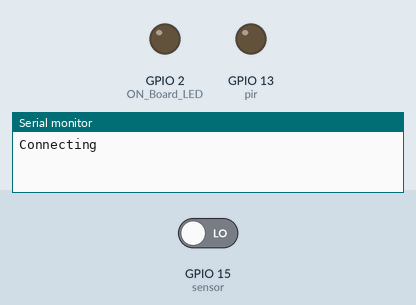
Simulated run of this sketch. Board: ESP32. Parts: output pins drawn as LEDs (lit = HIGH), the last lines printed to the serial monitor. Inputs (shaded band) come from the test bench; at power-on: GPIO 15 (sensor) LOW. WiFi joins after 1.5 s; servers stay silent unless stated; uploads are accepted with an empty reply; no MQTT or app messages arrive unless stated; the Firebase database answers and starts empty.

Above: at 0.1 s.
At 1.9 s:
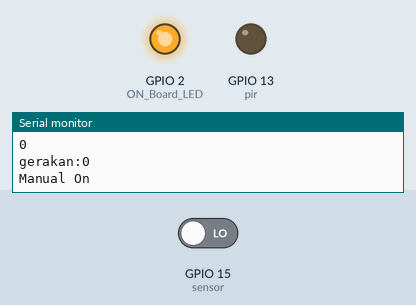
Timing chart, 0 to 3.4 s (numbered marks = the images above):
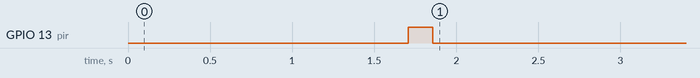

The sketch:

push_get_firebase.ino
```cpp
#include <WiFi.h>
#include <Firebase_ESP_Client.h>
#include <PubSubClient.h>
#include <HTTPClient.h>

//ID SpreadSheet
String GOOGLE_SCRIPT_ID = "******"; // Replace by your GAS service id

//updated 04.12.2019
const char * root_ca=\
"-----BEGIN CERTIFICATE-----\n" \
"MIIDujCCAqKgAwIBAgILBAAAAAABD4Ym5g0wDQYJKoZIhvcNAQEFBQAwTDEgMB4G\n" \
"A1UECxMXR2xvYmFsU2lnbiBSb290IENBIC0gUjIxEzARBgNVBAoTCkdsb2JhbFNp\n" \
"Z24xEzARBgNVBAMTCkdsb2JhbFNpZ24wHhcNMDYxMjE1MDgwMDAwWhcNMjExMjE1\n" \
"MDgwMDAwWjBMMSAwHgYDVQQLExdHbG9iYWxTaWduIFJvb3QgQ0EgLSBSMjETMBEG\n" \
"A1UEChMKR2xvYmFsU2lnbjETMBEGA1UEAxMKR2xvYmFsU2lnbjCCASIwDQYJKoZI\n" \
"hvcNAQEBBQADggEPADCCAQoCggEBAKbPJA6+Lm8omUVCxKs+IVSbC9N/hHD6ErPL\n" \
"v4dfxn+G07IwXNb9rfF73OX4YJYJkhD10FPe+3t+c4isUoh7SqbKSaZeqKeMWhG8\n" \
"eoLrvozps6yWJQeXSpkqBy+0Hne/ig+1AnwblrjFuTosvNYSuetZfeLQBoZfXklq\n" \
"tTleiDTsvHgMCJiEbKjNS7SgfQx5TfC4LcshytVsW33hoCmEofnTlEnLJGKRILzd\n" \
"C9XZzPnqJworc5HGnRusyMvo4KD0L5CLTfuwNhv2GXqF4G3yYROIXJ/gkwpRl4pa\n" \
"zq+r1feqCapgvdzZX99yqWATXgAByUr6P6TqBwMhAo6CygPCm48CAwEAAaOBnDCB\n" \
"mTAOBgNVHQ8BAf8EBAMCAQYwDwYDVR0TAQH/BAUwAwEB/zAdBgNVHQ4EFgQUm+IH\n" \
"V2ccHsBqBt5ZtJot39wZhi4wNgYDVR0fBC8wLTAroCmgJ4YlaHR0cDovL2NybC5n\n" \
"bG9iYWxzaWduLm5ldC9yb290LXIyLmNybDAfBgNVHSMEGDAWgBSb4gdXZxwewGoG\n" \
"3lm0mi3f3BmGLjANBgkqhkiG9w0BAQUFAAOCAQEAmYFThxxol4aR7OBKuEQLq4Gs\n" \
"J0/WwbgcQ3izDJr86iw8bmEbTUsp9Z8FHSbBuOmDAGJFtqkIk7mpM0sYmsL4h4hO\n" \
"291xNBrBVNpGP+DTKqttVCL1OmLNIG+6KYnX3ZHu01yiPqFbQfXf5WRDLenVOavS\n" \
"ot+3i9DAgBkcRcAtjOj4LaR0VknFBbVPFd5uRHg5h6h+u/N5GJG79G+dwfCMNYxd\n" \
"AfvDbbnvRG15RjF+Cv6pgsH/76tuIMRQyV+dTZsXjAzlAcmgQWpzU/qlULRuJQ/7\n" \
"TBj0/VLZjmmx6BEP3ojY+x1J96relc8geMJgEtslQIxq/H5COEBkEveegeGTLg==\n" \
"-----END CERTIFICATE-----\n";


#define ON_Board_LED 2

//milis time
unsigned long interval=10000;
unsigned long interval_1=3000;
unsigned long previousMillis=0;

WiFiClient espClient;
PubSubClient client(espClient);

long lastMsg = 0;
char msg[50];
int value = 0;

const int pir = 13;
const int sensor = 15;
int val =0;
int res_ml=0;
int gerak;

char tempString[8];

char serialData;

String sensorLocation = "Office";
String sensorName = "PIR";
String Status;
String Lampu;

int value_kontrol, ml_respon;

//Things to change
const char * ssid = "******";
const char * password =  "******";

//Provide the token generation process info.
#include "addons/TokenHelper.h"
//Provide the RTDB payload printing info and other helper functions.
#include "addons/RTDBHelper.h"

// Insert Firebase project API Key
#define API_KEY "******" //karater API

// Insert RTDB URLefine the RTDB URL */
#define DATABASE_URL "******" //link firbase

//Email
#define USER_EMAIL "******";
#define USER_PASSWORD "******";

//Define Firebase Data object
FirebaseData fbdo;

FirebaseAuth auth;
FirebaseConfig config;

bool signupOK = false;

const char* mqtt_server = "192.168.1.110";

String apiKeyValue = "tPmAT5Ab3j7F9";

void setup()
{
  Serial.begin(115200);
  pinMode(sensor, INPUT);
  pinMode(pir, OUTPUT);

  WiFi.begin(ssid, password);
  Serial.println("Connecting");
  while(WiFi.status() != WL_CONNECTED)
  {
    delay(500);
    Serial.print(".");
  }

  pinMode(ON_Board_LED,OUTPUT);
  digitalWrite(ON_Board_LED, HIGH);

  Serial.print("Connecting");
  while (WiFi.status() != WL_CONNECTED)
  {
    Serial.print(".");
    digitalWrite(ON_Board_LED, LOW);
    delay(250);
    digitalWrite(ON_Board_LED, HIGH);
    delay(250);
  }

  digitalWrite(ON_Board_LED, HIGH);
  Serial.println("");
  Serial.print("Successfully connected to : ");
  Serial.println(ssid);
  Serial.print("IP address: ");
  Serial.println(WiFi.localIP());
  Serial.println();


  config.api_key = API_KEY;
  auth.user.email = USER_EMAIL;
  auth.user.password = USER_PASSWORD;
  config.database_url = DATABASE_URL;
  config.token_status_callback = tokenStatusCallback; // see addons/TokenHelper.h
  config.database_url = DATABASE_URL;
  config.signer.tokens.legacy_token = "******";

  #if defined(ESP8266)
    fbdo.setBSSLBufferSize(2048 /* Rx buffer size in bytes from 512 - 16384 */, 2048 /* Tx buffer size in bytes from 512 - 16384 */);
  #endif

  fbdo.setResponseSize(2048);
  Firebase.begin(&config, &auth);

  Firebase.reconnectWiFi(true);
  Firebase.setDoubleDigits(5);
  config.timeout.serverResponse = 10 * 1000;//1000

  client.setServer(mqtt_server, 1883);
  client.setCallback(callback);

}

void loop()
{
  if (!client.connected()) {
    reconnect();
  }
  client.loop();
  movement();
}

void callback(char* topic, byte* message, unsigned int length)
{
  Serial.print("Message arrived on topic: ");
  Serial.print(topic);
  Serial.print(". Message: ");
  String messageTemp;

  for (int i = 0; i < length; i++) {
    Serial.print((char)message[i]);
    messageTemp += (char)message[i];
  }
  Serial.println();

  if (String(topic) == "smartlighting_pred/output") {
    Serial.print("Changing output to ");
    if(messageTemp == "on"){
      Serial.println("on");
    }
    else if(messageTemp == "off"){
      Serial.println("off");
    }
  }
}

void reconnect() {
  // Loop until we're reconnected
  while (!client.connected()) {
    Serial.print("Attempting MQTT connection...");
    // Attempt to connect
    if (client.connect("ESP8266Client")) {
      Serial.println("connected");
      // Subscribe
      client.subscribe("smartlighting_pred/output");
    } else {
      Serial.print("failed, rc=");
      Serial.print(client.state());
      Serial.println(" try again in 5 seconds");
      // Wait 5 seconds before retrying
      delay(5000);
    }
  }
}

void movement()
{
 val = digitalRead(sensor);
 gerak = val;
 ml();
 Status = "ml on";
 if(res_ml == 1)
 {
  On();
 }
 else
 {
  Off();
 }
 Serial.print("gerakan:");
 Serial.println(gerak);
 senddata();
 bacaperintah();
 if(value_kontrol == 0)
 {
  delay(50);
  kontrol();
 }
}

void kontrol()
{
  case1:
        bacaperintah();
        val = digitalRead(sensor);
        if(value_kontrol == 2)
        {
          delay(100);
          goto case2;
        }
        else if(value_kontrol == 3)
        {
          delay(100);
          return loop();
        }
        gerak=val;
        senddata();
        Status="Manual On";
        Serial.println(Status);
        On();
        goto case1;

 case2:
       bacaperintah();
       val = digitalRead(sensor);
       if(value_kontrol == 1)
       {
         delay(100);
         goto case1;
       }
       else if(value_kontrol == 3)
       {
         delay(100);
         return loop();
       }
       gerak=val;
       senddata();
       Status="Manual Off";
       Off();
       Serial.println(Status);
       goto case2;
}


void bacaperintah()
{
 unsigned long currentMillis = millis();
 if ((unsigned long)(currentMillis - previousMillis) >= interval_1)
 {
    if (Firebase.RTDB.getInt(&fbdo, "/PIR/status"))
    {
        if (fbdo.dataType() == "int")
        {
          value_kontrol = fbdo.intData();
          Serial.println(value_kontrol);
        }
    }
    else
    {
        Serial.println(fbdo.errorReason());
    }
    delay(50);
 }
}

void ml()
{
 if (Firebase.RTDB.getInt(&fbdo, "/PIR/ml"))
 {
  if (fbdo.dataType() == "int")
  {
   ml_respon = fbdo.intData();
   res_ml = ml_respon;
   Serial.println(ml_respon);
   Serial.println(Status);
  }
 }
 else
 {
  Serial.println(fbdo.errorReason());
 }
}

void On()
{
   digitalWrite(pir, LOW);
   Lampu = "On";
   delay(100);
}

void Off()
{
   digitalWrite(pir, HIGH);
   Lampu = "Off";
   delay(100);
}

void senddata()
{
 unsigned long currentMillis = millis();
 if ((unsigned long)(currentMillis - previousMillis) >= interval)
 {
  dtostrf(gerak, 1, 2, tempString);
  client.publish("smartlighting", tempString);
  sendData("&PIR="+String(gerak)+"&Ml="+String(res_ml));
 }
}

void sendData(String params)
{
   HTTPClient http;
   String url="https://script.google.com/macros/s/"+GOOGLE_SCRIPT_ID+"/exec?"+params;
   Serial.print(url);
    Serial.print("Making a request");
    http.begin(url.c_str()); //Specify the URL and certificate
    int httpCode = http.GET();
    http.end();
    Serial.println(": done "+httpCode);
}
```

Measured:
- by itself, GPIO 13 (pir): LOW → HIGH at 1.7 s, → LOW 0.15 s later
